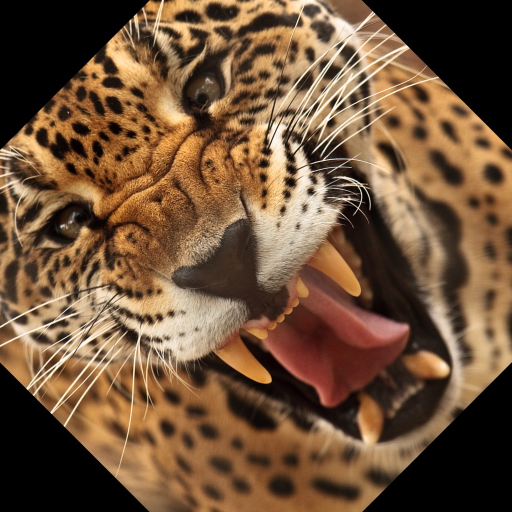
#> input picture resize-rotate/rotated-45.jpg, 1024 x 1024 px, given in place of Leopard-1.jpg, which was not available (shown at 1/2 size)
$ python rotate.py
#> lines starting #> are read from the running program, lines starting #| are printed output that depends on the picture
#> in main, image is the input picture: shape (1024, 1024, 3); mean B, G, R 57.4, 82.8, 112.2
import numpy as np
import cv2


def rotate(image, angle):
#> called with angle = 45
    (height, width) = image.shape[:2]
#> height = 1024; width = 1024
    center = (width / 2, height / 2)
#> center = (512, 512)

    rotated_image = cv2.getRotationMatrix2D(center, angle, 1)
    rotated_image = cv2.warpAffine(image, rotated_image, (width, height))
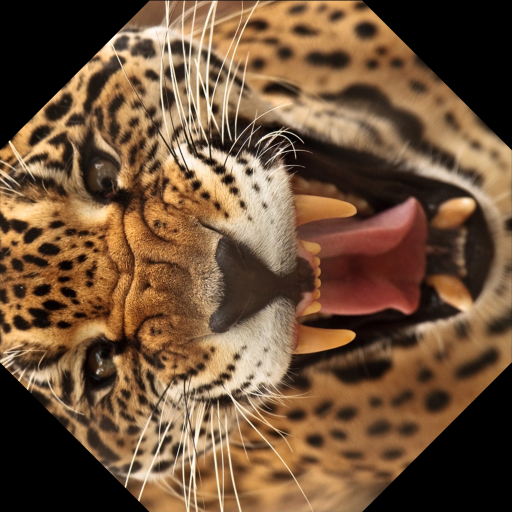
#> rotated_image: shape (1024, 1024, 3) (shown at 1/2 size); mean B, G, R 57.3, 82.7, 112.1

    cv2.imwrite(f'resize-rotate/rotated-{angle}.jpg', rotated_image)


def main():
    image = cv2.imread('Leopard-1.jpg')
    rotate(image, 45)


if __name__ == '__main__':
    main()

$ run again, on resize-rotate/res-0_25-cubic.jpg
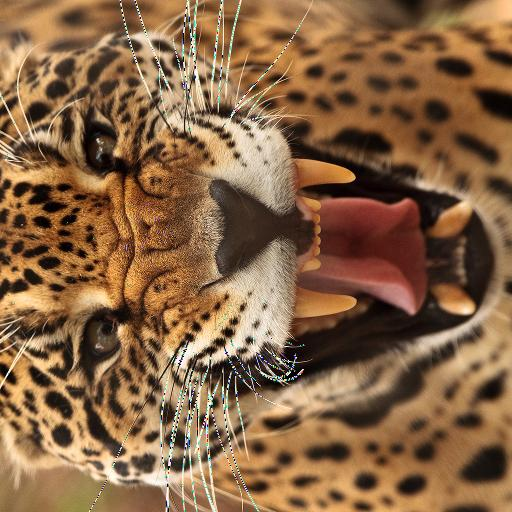
#> input picture resize-rotate/res-0_25-cubic.jpg, 512 x 512 px, given in place of Leopard-1.jpg, which was not available
#> in main, image is the input picture: shape (512, 512, 3); mean B, G, R 69.2, 100.8, 135.9
#> in rotate, `rotated_image = cv2.warpAffine(image, rotated_image, (width, height))`:
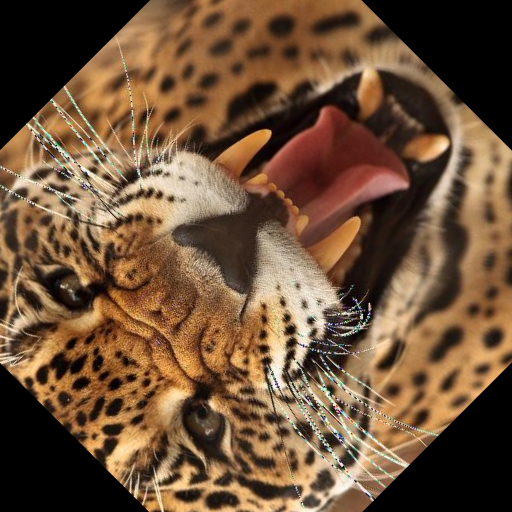
#> rotated_image: shape (512, 512, 3); mean B, G, R 56.8, 82, 110.7
